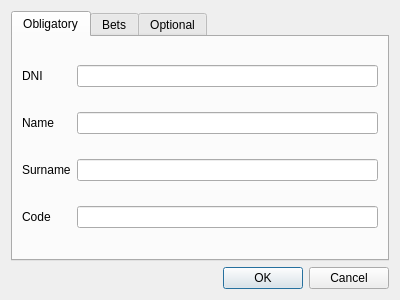
<?xml version="1.0" encoding="UTF-8"?>
<ui version="4.0">
 <class>addPlayerDialog</class>
 <widget class="QDialog" name="addPlayerDialog">
  <property name="geometry">
   <rect>
    <x>0</x>
    <y>0</y>
    <width>400</width>
    <height>300</height>
   </rect>
  </property>
  <property name="windowTitle">
   <string>Add Player</string>
  </property>
  <property name="layoutDirection">
   <enum>Qt::LeftToRight</enum>
  </property>
  <layout class="QGridLayout" name="gridLayout">
   <item row="2" column="0">
    <widget class="QDialogButtonBox" name="buttonBox">
     <property name="orientation">
      <enum>Qt::Horizontal</enum>
     </property>
     <property name="standardButtons">
      <set>QDialogButtonBox::Cancel|QDialogButtonBox::Ok</set>
     </property>
     <property name="centerButtons">
      <bool>false</bool>
     </property>
    </widget>
   </item>
   <item row="0" column="0">
    <widget class="QTabWidget" name="tabWidget">
     <property name="layoutDirection">
      <enum>Qt::LeftToRight</enum>
     </property>
     <property name="currentIndex">
      <number>0</number>
     </property>
     <widget class="QWidget" name="obligatoryTab">
      <attribute name="title">
       <string>Obligatory</string>
      </attribute>
      <layout class="QGridLayout" name="gridLayout_3">
       <item row="0" column="0">
        <widget class="QLabel" name="dniLabel">
         <property name="text">
          <string>DNI</string>
         </property>
        </widget>
       </item>
       <item row="0" column="1">
        <widget class="QLineEdit" name="dniBox">
         <property name="contextMenuPolicy">
          <enum>Qt::DefaultContextMenu</enum>
         </property>
        </widget>
       </item>
       <item row="1" column="0">
        <widget class="QLabel" name="nameLabel">
         <property name="maximumSize">
          <size>
           <width>16777215</width>
           <height>16777215</height>
          </size>
         </property>
         <property name="text">
          <string>Name</string>
         </property>
        </widget>
       </item>
       <item row="1" column="1">
        <widget class="QLineEdit" name="nameBox"/>
       </item>
       <item row="2" column="0">
        <widget class="QLabel" name="surnameLabel">
         <property name="text">
          <string>Surname</string>
         </property>
        </widget>
       </item>
       <item row="2" column="1">
        <widget class="QLineEdit" name="surnameBox"/>
       </item>
       <item row="3" column="0">
        <widget class="QLabel" name="codeLabel">
         <property name="maximumSize">
          <size>
           <width>16777215</width>
           <height>16777215</height>
          </size>
         </property>
         <property name="text">
          <string>Code</string>
         </property>
        </widget>
       </item>
       <item row="3" column="1">
        <widget class="QLineEdit" name="codeBox"/>
       </item>
      </layout>
     </widget>
     <widget class="QWidget" name="betsTab">
      <property name="layoutDirection">
       <enum>Qt::LeftToRight</enum>
      </property>
      <attribute name="title">
       <string>Bets</string>
      </attribute>
      <layout class="QVBoxLayout" name="verticalLayout">
       <item>
        <widget class="QLabel" name="typeBetLabel">
         <property name="text">
          <string>Bet Type (1-4):</string>
         </property>
        </widget>
       </item>
       <item>
        <widget class="QLineEdit" name="typeBetBox"/>
       </item>
       <item>
        <widget class="QLabel" name="valueBetLabel">
         <property name="text">
          <string>Bet:</string>
         </property>
        </widget>
       </item>
       <item>
        <widget class="QLineEdit" name="valueBetBox"/>
       </item>
       <item>
        <widget class="QLabel" name="cuantBetLabel">
         <property name="text">
          <string>Money to bet:</string>
         </property>
        </widget>
       </item>
       <item>
        <widget class="QLineEdit" name="cuantBetBox"/>
       </item>
       <item alignment="Qt::AlignRight">
        <widget class="QPushButton" name="addBet">
         <property name="sizePolicy">
          <sizepolicy hsizetype="Fixed" vsizetype="Fixed">
           <horstretch>0</horstretch>
           <verstretch>0</verstretch>
          </sizepolicy>
         </property>
         <property name="layoutDirection">
          <enum>Qt::LeftToRight</enum>
         </property>
         <property name="text">
          <string>Add Bet</string>
         </property>
        </widget>
       </item>
      </layout>
     </widget>
     <widget class="QWidget" name="optionalTab">
      <attribute name="title">
       <string>Optional</string>
      </attribute>
      <layout class="QGridLayout" name="gridLayout_2">
       <item row="0" column="0">
        <widget class="QLabel" name="addressLabel">
         <property name="text">
          <string>Address</string>
         </property>
        </widget>
       </item>
       <item row="0" column="1">
        <widget class="QLineEdit" name="addressBox"/>
       </item>
       <item row="1" column="0">
        <widget class="QLabel" name="cityLabel">
         <property name="text">
          <string>City</string>
         </property>
        </widget>
       </item>
       <item row="1" column="1">
        <widget class="QLineEdit" name="cityBox"/>
       </item>
       <item row="2" column="0">
        <widget class="QLabel" name="stateLabel">
         <property name="text">
          <string>State</string>
         </property>
        </widget>
       </item>
       <item row="2" column="1">
        <widget class="QLineEdit" name="stateBox"/>
       </item>
       <item row="3" column="0">
        <widget class="QLabel" name="countrLabel">
         <property name="text">
          <string>Country</string>
         </property>
        </widget>
       </item>
       <item row="3" column="1">
        <widget class="QLineEdit" name="countryBox"/>
       </item>
      </layout>
     </widget>
    </widget>
   </item>
  </layout>
 </widget>
 <resources/>
 <connections>
  <connection>
   <sender>buttonBox</sender>
   <signal>accepted()</signal>
   <receiver>addPlayerDialog</receiver>
   <slot>accept()</slot>
   <hints>
    <hint type="sourcelabel">
     <x>248</x>
     <y>254</y>
    </hint>
    <hint type="destinationlabel">
     <x>157</x>
     <y>274</y>
    </hint>
   </hints>
  </connection>
  <connection>
   <sender>buttonBox</sender>
   <signal>rejected()</signal>
   <receiver>addPlayerDialog</receiver>
   <slot>reject()</slot>
   <hints>
    <hint type="sourcelabel">
     <x>316</x>
     <y>260</y>
    </hint>
    <hint type="destinationlabel">
     <x>286</x>
     <y>274</y>
    </hint>
   </hints>
  </connection>
 </connections>
</ui>
